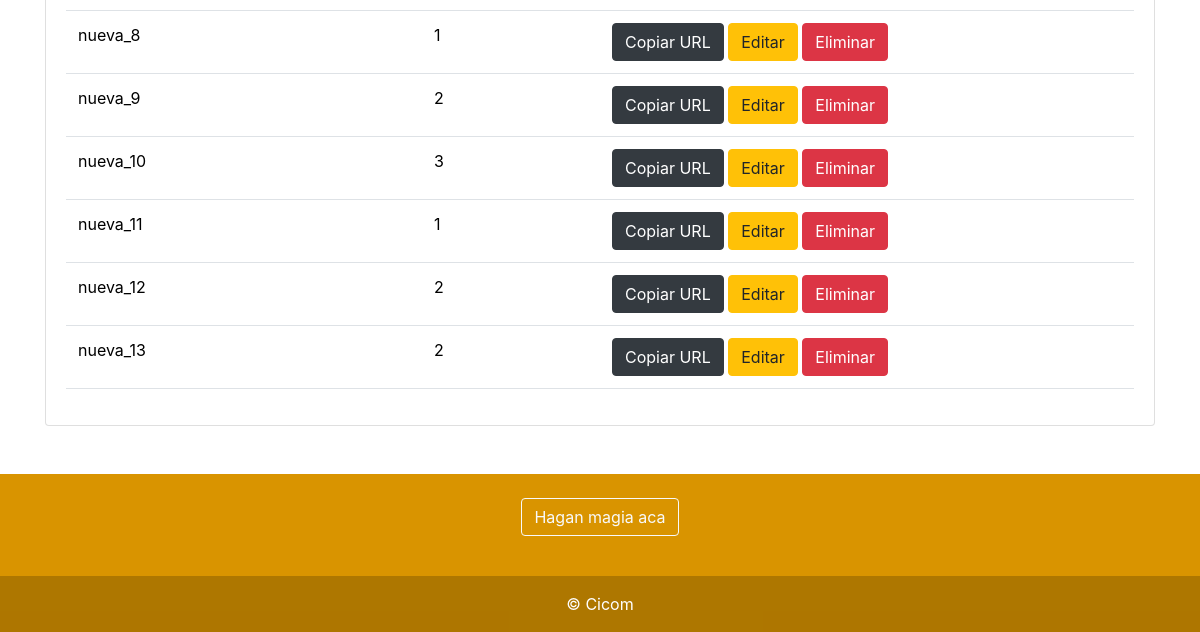
Page / (signed in, lower part) on the earlier database version.
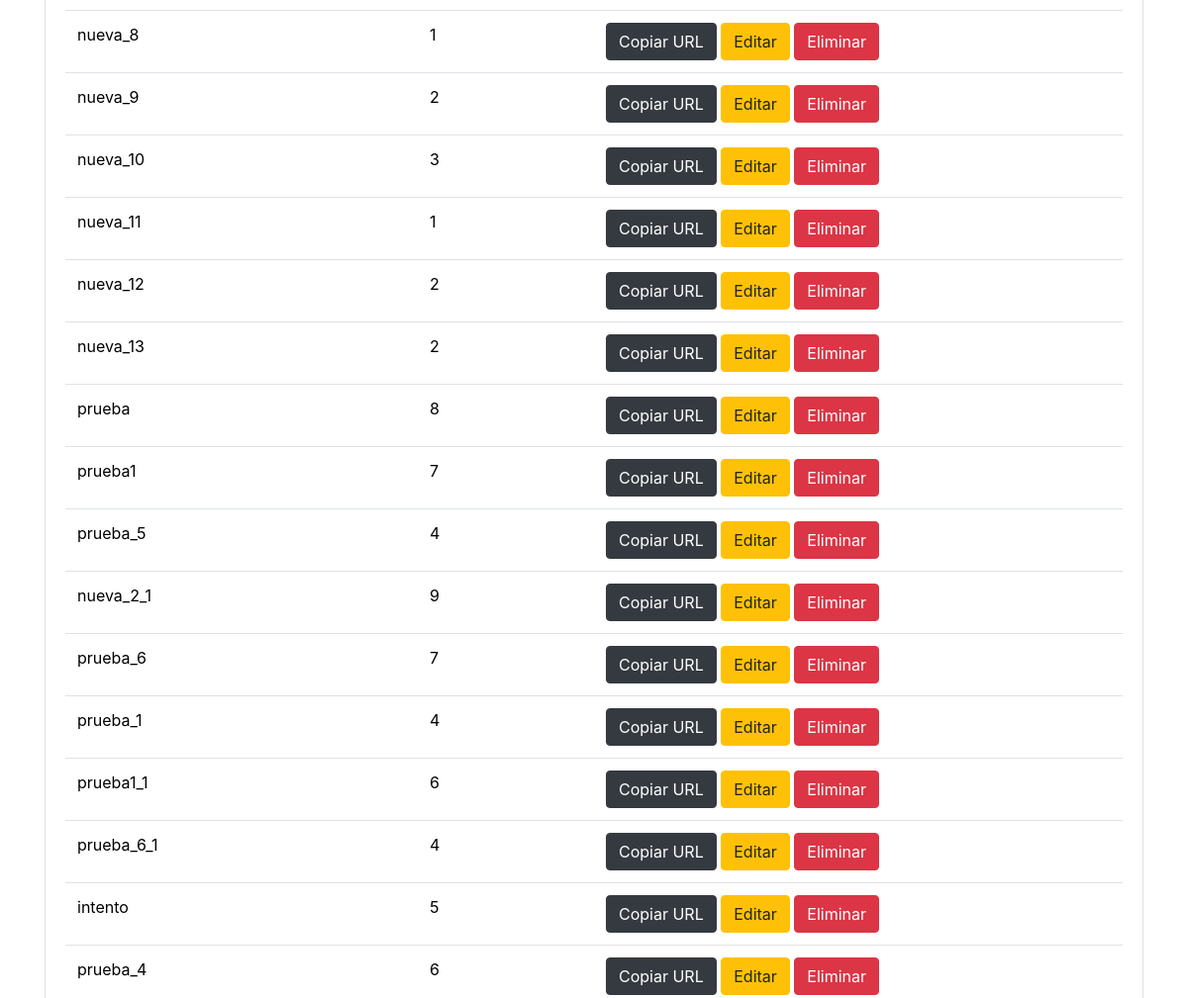
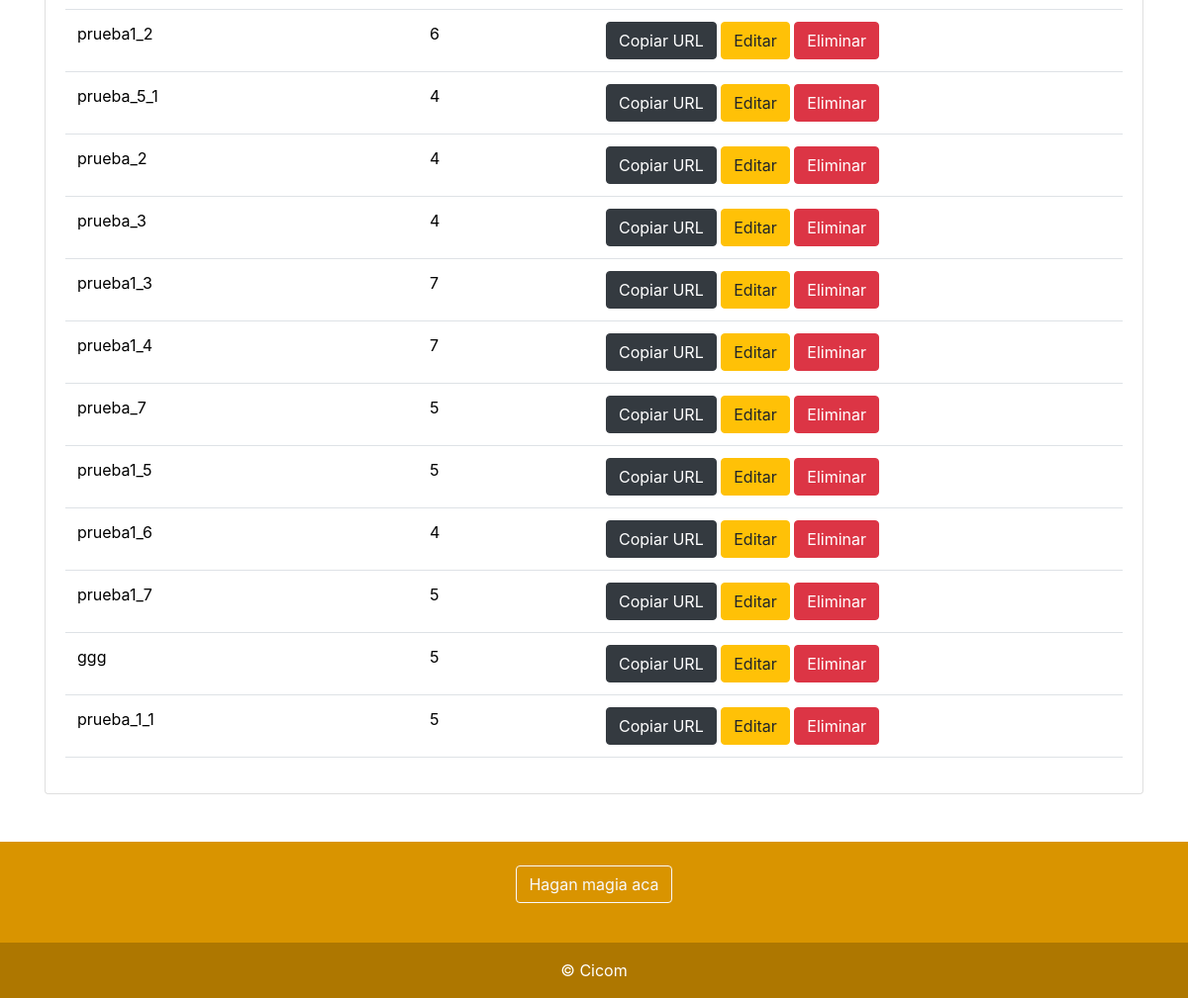
Same page on the later database version (2 pictures, top to bottom).
### ImagenesApp/models.py (models this page shows, shortened)
class Presentacion(models.Model):
    titulo = models.CharField(max_length=100)
    archivos = models.ManyToManyField(Archivo, through='DetallePresentacion')
    tiempo = models.IntegerField(default=20)

### ImagenesApp/views.py (the view)
# urls.py: path('', views.PresentacionListView.as_view(), name='index'),
@method_decorator(login_required, name='dispatch')
class PresentacionListView(generic.ListView):
    model = Presentacion

### ImagenesApp/templates/ImagenesApp/presentacion_list.html (shortened to what this page needs)
{% extends 'base.html' %}
{% block content %}
<div class="container py-5" style="min-height: 100vh;">
  <div class="card" style="width: 100%;">
    <div class="card-body">
    {% if presentacion_list %}
    <table class="table table-hover">
      <tbody>
        {% for presentacion in presentacion_list %}
        <tr>
          <td>{{ presentacion.titulo }}</td>
          <td>{{ presentacion.tiempo }}</td>
          <td>
            <button type="button" class="btn btn-dark" onclick="copyLink('{{ presentacion.titulo }}')">Copiar URL</button>
            <a href="{% url 'imagenes:presentacion-edit' presentacion.pk %}" class="btn btn-warning">Editar</a>
            <button type="button" class="btn btn-danger" data-bs-toggle="modal" data-bs-target="#modalEliminar{{ presentacion.pk }}">Eliminar</button>
          </td>
        </tr>
        {% endfor %}
      </tbody>
    </table>
    {% else %}
      <p>There are no books in the library.</p>
    {% endif %}
  </div>
</div>
</div>
{% endblock %}

### templates/base.html (shortened to what this page needs)
<!DOCTYPE html>
<html>
<head>
    <link href="https://cdn.jsdelivr.net/npm/bootstrap@5.3.1/dist/css/bootstrap.min.css" rel="stylesheet">
    <link href="//maxcdn.bootstrapcdn.com/bootstrap/4.0.0/css/bootstrap.min.css" rel="stylesheet" id="bootstrap-css">
  </head>
<body>
    {% block content %}
    {% endblock %}
</body>
<section class="">
  <footer class="text-center text-white" style="background-color:#D99400;">
    <div class="container p-4 pb-0">
      <section class="">
        <p class="d-flex justify-content-center align-items-center">
          <button type="button" class="btn btn-outline-light btn-rounded">
            Hagan magia aca
          </button>
        </p>
      </section>
    </div>
    <div class="text-center p-3" style="background-color: rgba(0, 0, 0, 0.2);">
      © Cicom
    </div>
  </footer>
</section>
</html>

Differences in the rows shown:
added Presentacion: titulo "prueba", tiempo "8"
added Presentacion: titulo "prueba1", tiempo "7"
added Presentacion: titulo "prueba_5", tiempo "4"
added Presentacion: titulo "nueva_2_1", tiempo "9"
added Presentacion: titulo "prueba_6", tiempo "7"
added Presentacion: titulo "prueba_1", tiempo "4"
added Presentacion: titulo "prueba1_1", tiempo "6"
added Presentacion: titulo "prueba_6_1", tiempo "4"
added Presentacion: titulo "intento", tiempo "5"
added Presentacion: titulo "prueba_4", tiempo "6"
added Presentacion: titulo "prueba1_2", tiempo "6"
added Presentacion: titulo "prueba_5_1", tiempo "4"
added Presentacion: titulo "prueba_2", tiempo "4"
added Presentacion: titulo "prueba_3", tiempo "4"
added Presentacion: titulo "prueba1_3", tiempo "7"
added Presentacion: titulo "prueba1_4", tiempo "7"
added Presentacion: titulo "prueba_7", tiempo "5"
added Presentacion: titulo "prueba1_5", tiempo "5"
added Presentacion: titulo "prueba1_6", tiempo "4"
added Presentacion: titulo "prueba1_7", tiempo "5"
added Presentacion: titulo "ggg", tiempo "5"
added Presentacion: titulo "prueba_1_1", tiempo "5"
